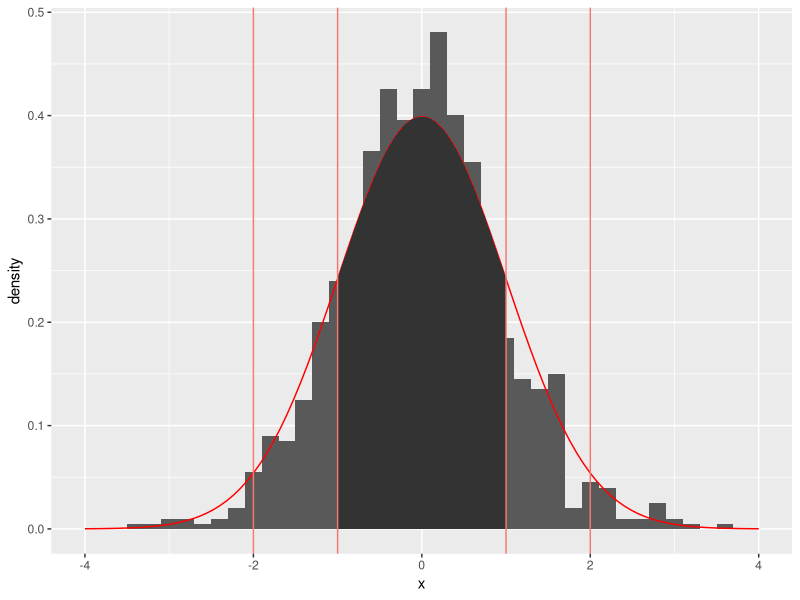

Source code (R):
## ---- chunk 1
knitr::opts_chunk$set(echo = TRUE)
if(!require("ggplot2")) { install.packages('ggplot2', repos = "http://cran.us.r-project.org"); library("ggplot2") }
## ---- chunk 2
df1 <- data.frame(x = rnorm(1000))
p1 <- ggplot(df1, aes(x)) + theme(legend.position="none") + xlim(-4, 4)
p1 <- p1 + geom_histogram(aes(y=after_stat(density)), binwidth=0.2, na.rm=TRUE)
p1 <- p1 + stat_function(fun=dnorm, args=list(mean=0, sd=1), colour="red")
p1 <- p1 + stat_function(fun=dnorm, xlim = c(-1, 1), geom = "area")
vline_data = data.frame(x_int = c(-2, -1, 1, 2))
p1 + geom_vline(aes(xintercept=x_int, colour="red"), vline_data)
